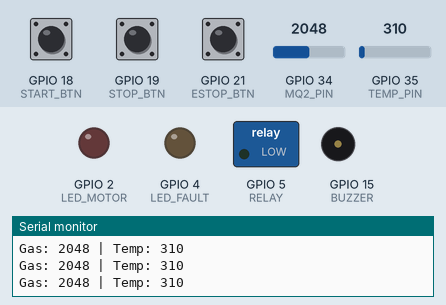
Recording of a sketch running on a simulated ESP32. Shown: switched loads named in the sketch (green lamp = pin HIGH), output pins drawn as LEDs (lit = HIGH), buzzer (waves = sounding, pin HIGH), the last lines printed to the serial monitor. Inputs (shaded band) come from the test bench; at power-on: GPIO 34 (MQ2_PIN) = 2048, GPIO 21 (ESTOP_BTN) HIGH, GPIO 18 (START_BTN) HIGH, GPIO 19 (STOP_BTN) HIGH, GPIO 35 (TEMP_PIN) = 310.

Above: at 1.2 s.
1.3 s: GPIO 34 (MQ2_PIN) set to 2140
2.8 s: GPIO 34 (MQ2_PIN) set to 2249
At 5.7 s:
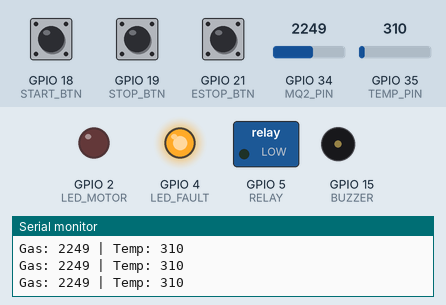
5.8 s: GPIO 34 (MQ2_PIN) set to 2160
At 6.9 s:
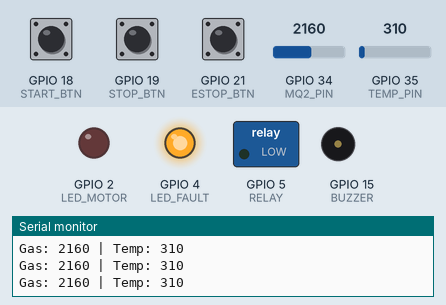
7.3 s: GPIO 21 (ESTOP_BTN) pulled LOW for 0.15 s
At 7.39 s:
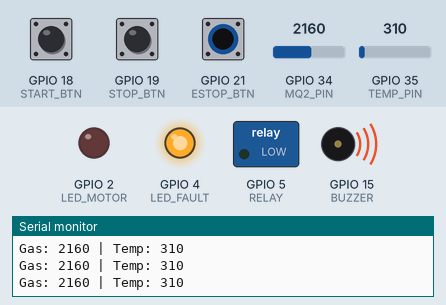
10.3 s: GPIO 21 (ESTOP_BTN) pulled LOW for 3.2 s
At 10.4 s:
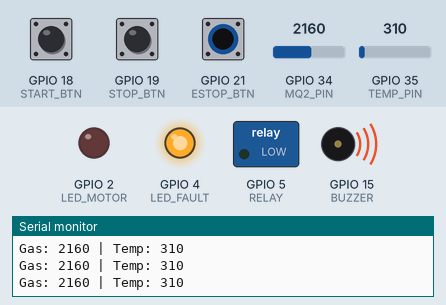
Timing chart, 0 to 15.6 s (numbered marks = the images above; inputs shaded):
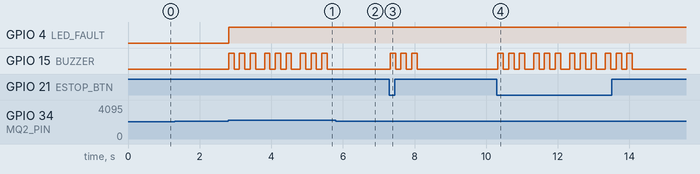

Measured:
- the behaviour switches between 2200 and 2201 on GPIO 34 (MQ2_PIN) (found by bisection; images 0 and 1)
- after the input at 2.8 s, GPIO 4 (LED_FAULT): LOW → HIGH at once; GPIO 15 (BUZZER): LOW → HIGH at once, then repeats every 1.0 s: 2 × (LOW 0.15 s, HIGH 0.15 s), LOW 0.25 s, HIGH 0.15 s
- after the input at 5.8 s, GPIO 15 (BUZZER): stops changing and stays LOW
- after the input at 7.3 s, GPIO 15 (BUZZER): alternates HIGH for 0.15 s and LOW for 0.15 s, 6 changes in all, then stays LOW, starting at once
- after the input at 10.3 s, GPIO 15 (BUZZER): LOW → HIGH at once, then repeats every 1.0 s: 2 × (LOW 0.15 s, HIGH 0.15 s), LOW 0.25 s, HIGH 0.15 s, until it stays LOW from 14.1 s

The sketch:

sketch.ino
```cpp
// =============================
// INDUSTRIAL MOTOR CONTROL SYSTEM
// ESP32 + Relay + MQ2 + NTC + E-STOP
// =============================

#define RELAY  5        // Motor Relay
#define BUZZER  15

// Buttons
#define START_BTN  18
#define STOP_BTN   19
#define ESTOP_BTN  21

// LEDs
#define LED_MOTOR  2
#define LED_FAULT  4

// Sensors
#define MQ2_PIN     34
#define TEMP_PIN    35     // NTC OUT pin

// Thresholds
int GAS_LIMIT = 2200;
int TEMP_LIMIT = 1500;

bool motorState = false;
bool faultState = false;

void setup() {
  Serial.begin(115200);

  pinMode(RELAY, OUTPUT);
  pinMode(BUZZER, OUTPUT);

  pinMode(LED_MOTOR, OUTPUT);
  pinMode(LED_FAULT, OUTPUT);

  pinMode(START_BTN, INPUT_PULLUP);
  pinMode(STOP_BTN, INPUT_PULLUP);
  pinMode(ESTOP_BTN, INPUT_PULLUP);

  digitalWrite(RELAY, LOW);
  digitalWrite(LED_MOTOR, LOW);
  digitalWrite(LED_FAULT, LOW);
}

void loop() {

  int gasValue = analogRead(MQ2_PIN);
  int tempValue = analogRead(TEMP_PIN);

  Serial.print("Gas: ");
  Serial.print(gasValue);
  Serial.print(" | Temp: ");
  Serial.println(tempValue);

  // EMERGENCY STOP
  if (digitalRead(ESTOP_BTN) == LOW) {
    motorOFF();
    faultON();
  }

  // GAS Fault
  if (gasValue > GAS_LIMIT) {
    motorOFF();
    faultON();
  }

  // Temperature Fault
  if (tempValue > TEMP_LIMIT) {
    motorOFF();
    faultON();
  }

  // START Button
  if (!faultState && digitalRead(START_BTN) == LOW) {
    motorON();
  }

  // STOP Button
  if (digitalRead(STOP_BTN) == LOW) {
    motorOFF();
  }

  delay(100);
}

// ========================
// FUNCTIONS
// ========================

void motorON() {
  motorState = true;
  digitalWrite(RELAY, HIGH);
  digitalWrite(LED_MOTOR, HIGH);
}

void motorOFF() {
  motorState = false;
  digitalWrite(RELAY, LOW);
  digitalWrite(LED_MOTOR, LOW);
}

void faultON() {
  faultState = true;
  digitalWrite(LED_FAULT, HIGH);

  // buzzer alarm
  for (int i = 0; i < 3; i++) {
    digitalWrite(BUZZER, HIGH);
    delay(150);
    digitalWrite(BUZZER, LOW);
    delay(150);
  }
}
```
